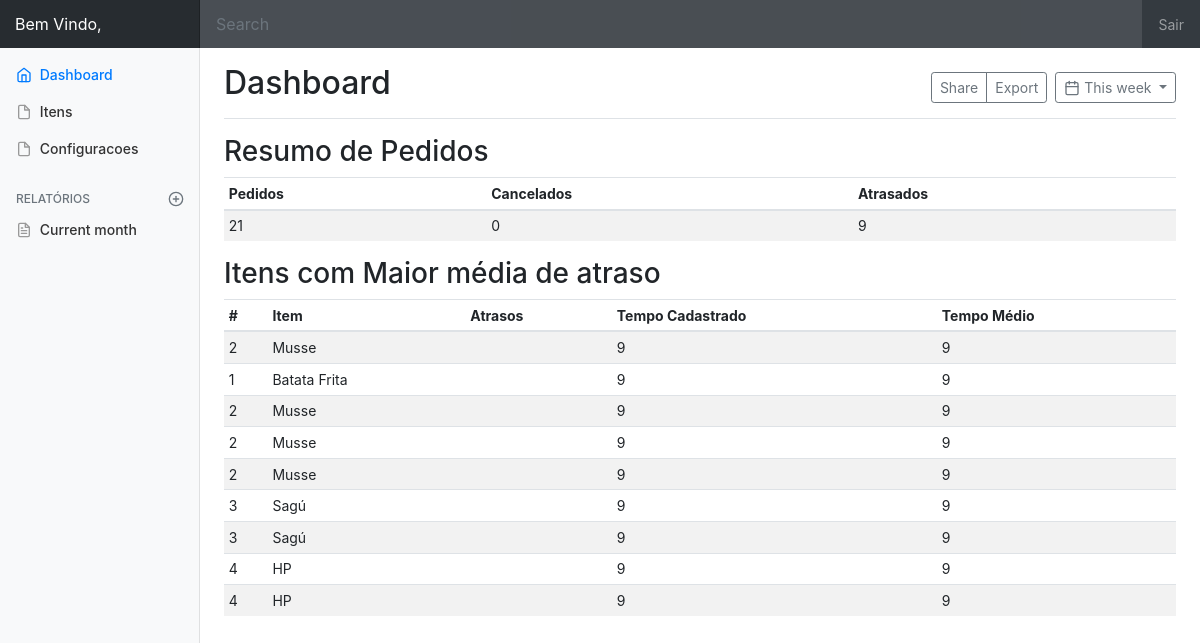
Page /dashboard/ (signed in) on the earlier database version.
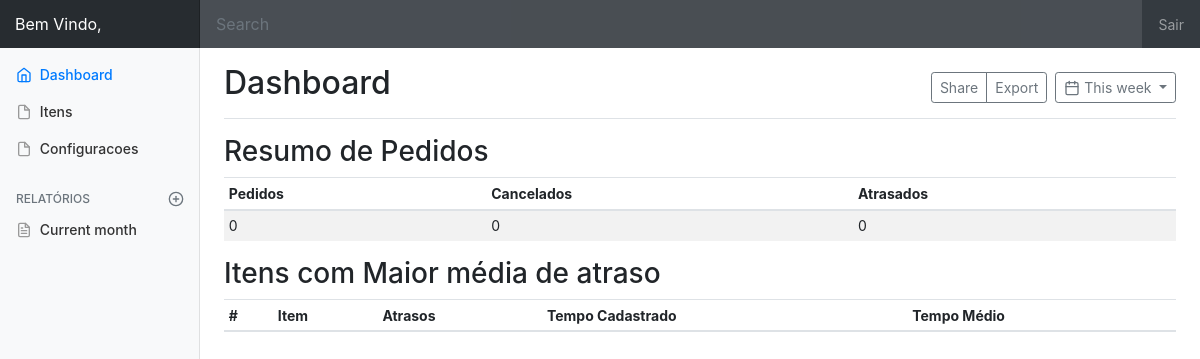
Same page on the later database version.
### core/models.py (models this page shows, shortened)
class Item(models.Model):
    DESTINO_CHOICES = (
        ('Cozinha Fria', 'Cozinha Fria'),
        ('Cozinha Quente', 'Cozinha Quente'),
        ('Sobremesas', 'Sobremesas'),
    )
    nome = models.CharField('Nome', max_length=100)
    tempo_preparo = models.IntegerField('Tempo de Preparo (Min)')
    ativo = models.BooleanField('Ativo?', default=True)
    diario = models.BooleanField('Cardápio Diário', default=False,)
    destino = models.CharField('Cozinha Destino', max_length=14, choices=DESTINO_CHOICES)
    data_cadastro = models.DateTimeField('Data de Cadastro', auto_now_add=True)
    data_atualizacao = models.DateTimeField('Data de Atualização', auto_now=True)
    class Meta:
        verbose_name = 'Item'
        verbose_name_plural = 'Itens'

### gerencia/views.py (the view)
# urls.py: path('', views.dashboard, name='dashboard'),
@login_required
def dashboard(request):
    itens = Item.objects.all()
    pedidos_atrasados = PedidoAtrasado.objects.all()
    pedidos = Pedido.objects.all()
    contexto = {
        'titulo_pagina': 'Gestão de Pedidos',
        'usuario': User,
        'itens': itens,
        'pedidos': pedidos,
        'total_pedidos': pedidos.count(),
        'total_pedidos_cancelados': pedidos.filter(situacao='Cancelado').count(),
        'pedidos_atrasados': pedidos_atrasados,
        'total_pedidos_atrasados': pedidos_atrasados.count(),
    }
    print(PedidoAtrasado.objects.all().count())
    return render(request, 'gerencia/dashboard.html', contexto)

### gerencia/templates/gerencia/dashboard.html
{% extends 'gerencia/base_dashboard.html' %}
{% block conteudo %}
          <h3>Resumo de Pedidos</h3>
          <div class="table-responsive">
            <table class="table table-striped table-sm">
              <thead>
                <tr>
                  <th>Pedidos</th>
                  <th>Cancelados</th>
                  <th>Atrasados</th>
                </tr>
              </thead>
              <tbody>
                <tr>
                  <td>{{ total_pedidos }}</td>
                  <td>{{ total_pedidos_cancelados }}</td>
                  <td>{{ total_pedidos_atrasados }}</td>
                </tr>
              </tbody>
            </table>
          </div>
          <h3>Itens com Maior média de atraso</h3>
          <div class="table-responsive">
            <table class="table table-striped table-sm">
              <thead>
                <tr>
                  <th>#</th>
                  <th>Item</th>
                  <th>Atrasos</th>
                  <th>Tempo Cadastrado</th>
                  <th>Tempo Médio</th>
                </tr>
              </thead>
              <tbody>
              {% for pedido_atrasado in pedidos_atrasados %}
                {% for pedido in pedidos %}
                  {% if pedido.id == pedido_atrasado.pedido_id %}
                    {% for item in itens %}
                      {% if item.id == pedido.item_id %}
                    <tr>
                      <td>{{ item.id }}</td>
                      <td>{{ item.nome }}</td>
                      <td>{{ pedido.item_id.nome }}</td>
                      <td>{{ total_pedidos_atrasados }}</td>
                      <td>{{ total_pedidos_atrasados }}</td>
                    </tr>
                  {% endif %}
                {% endfor %}
              {% endif %}
                {% endfor %}
              {% endfor %}
              </tbody>
            </table>
          </div>
{% endblock %}

Differences in the rows shown:
removed Item: id "2", nome "Musse", total_pedidos_atrasados "9"
removed Item: id "1", nome "Batata Frita", total_pedidos_atrasados "9"
removed Item: id "3", nome "Sagú", total_pedidos_atrasados "9"
removed Item: id "4", nome "HP", total_pedidos_atrasados "9"
Other differences:
{{ total_pedidos }}: "21" → "0"
{{ total_pedidos_atrasados }}: "9" → "0"
